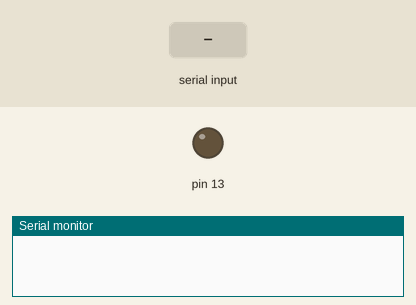
Simulated run of this sketch. Board: Arduino Uno, built with avr-gcc and run on an emulated ATmega328P. Parts: output pins drawn as LEDs (lit = HIGH), the last lines printed to the serial monitor. The inputs (shaded band) are chosen by the test bench.

Above: at 1.2 s.
1.3 s: "a" received over Serial
At 3.5 s:
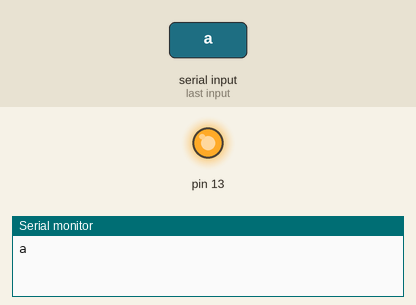
3.8 s: "d" received over Serial
At 5.4 s:
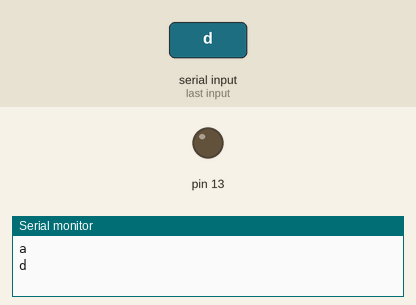
Timing chart, 0 to 6.9 s (numbered marks = the images above; inputs shaded):
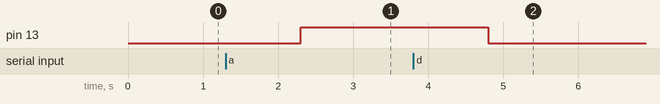

Measured:
- after the input at 1.3 s, pin 13: LOW → HIGH after 1.0 s
- after the input at 3.8 s, pin 13: HIGH → LOW after 1.0 s

The sketch:

ch04_2_1.ino
```cpp
void setup() {
  Serial.begin(9600);
  pinMode(13, OUTPUT);
}
void loop() {
  if (Serial.available()) {
    String input = Serial.readString();
    if (input == "a") {
      Serial.println("a");
      digitalWrite(13, HIGH);
    }
    if (input == "d") {
      Serial.println("d");
      digitalWrite(13, LOW);
    }
  }
}
```
